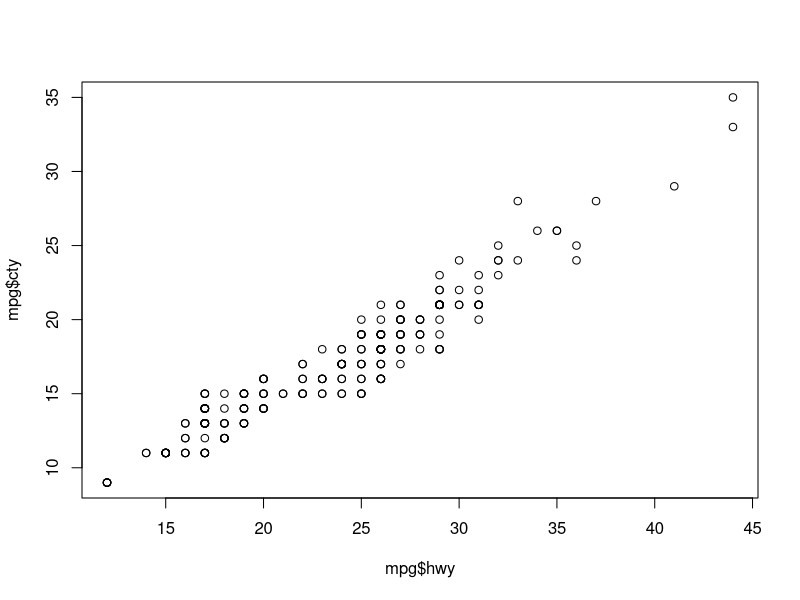
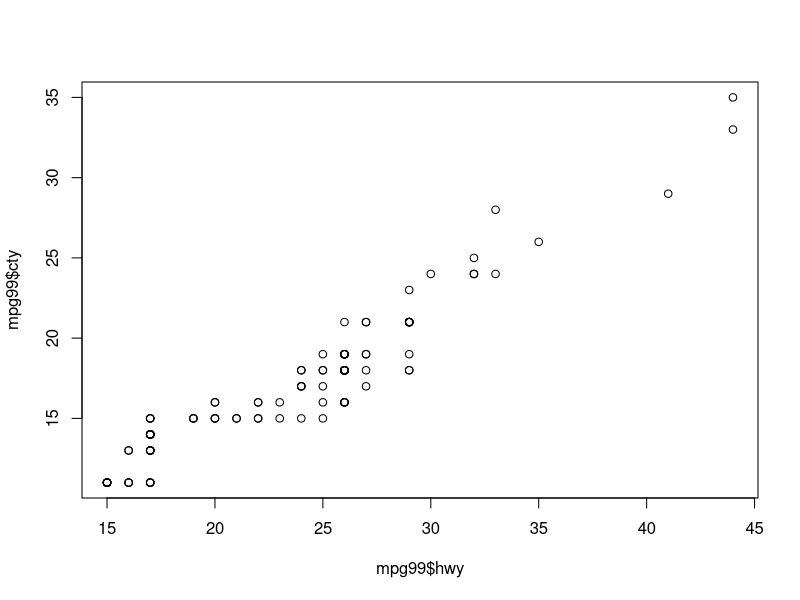
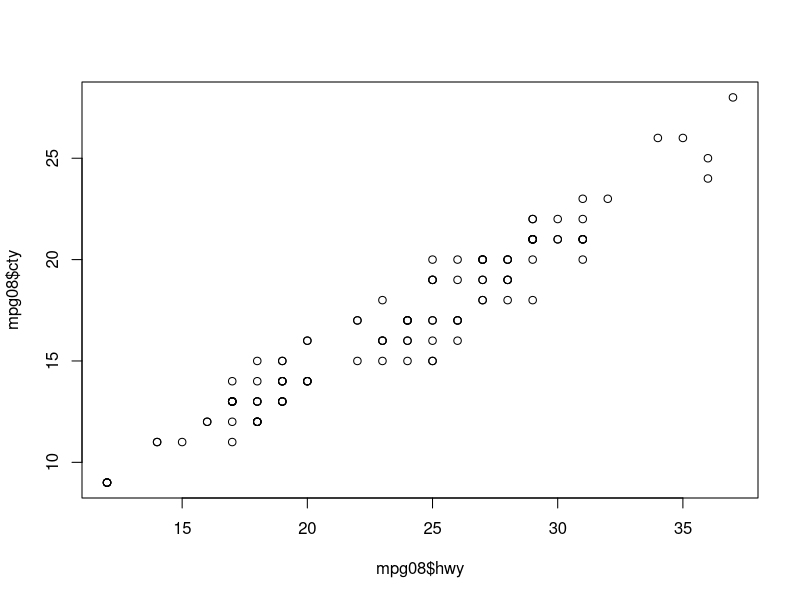

These figures' R source, in order:
## ---- chunk 1
knitr::opts_chunk$set(echo = TRUE)
## ---- chunk 2
a0 <- 1
a0
## ---- chunk 3
cel = c(-4.44444, -9.44444)
cel
## ---- chunk 4
vec200 = rep(c(3,1), times=100)
vec200
## ---- chunk 5
numPerfect = 0
for (i in seq(1, 2001)) {
  if (sqrt(i) %% 1 == 0) {
      numPerfect = numPerfect + 1
  }
}
numPerfect
## ---- chunk 6
library(ggplot2)
## ---- chunk 7
sorted = mpg[order(-mpg$hwy) , ]
top3 = sorted[1:3, ]
top3
## ---- chunk 8
numCompact = length(which(mpg$class == 'compact'))
numCompact
## ---- chunk 9
plot(mpg$hwy, mpg$cty)
## ---- chunk 10
mpg99 = mpg[which(mpg$year == 1999), ]
mpg08 = mpg[which(mpg$year == 2008), ]

hwy99 = mean(mpg99$hwy)
cty99 = mean(mpg99$cty)

hwy08 = mean(mpg08$hwy)
cty08 = mean(mpg08$cty)

hwy99 = mean(mpg99$hwy)
cty99 = mean(mpg99$cty)
## ---- chunk 11
hwy08
hwy99
cty08
cty99
## ---- chunk 12
plot(mpg99$hwy, mpg99$cty)
plot(mpg08$hwy, mpg08$cty)
